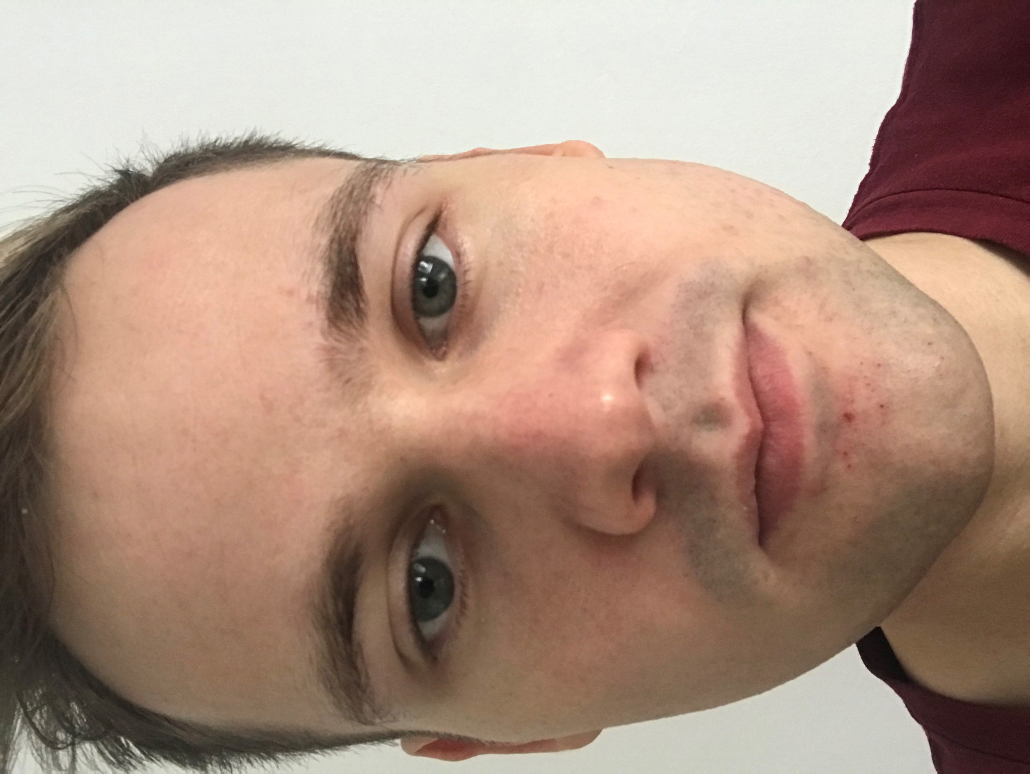
#> input picture TestData/0.jpg, 3088 x 2320 px (shown at 1/3 size); its folder holds only this picture in this run
$ jupyter execute Image_Modification.ipynb
#> lines starting #> are read from the running program, lines starting #| are printed output that depends on the picture
# Resizing picture

[cell 1]
from PIL import Image
import numpy as np

[cell 2]
width = 96
height = 96

basePath = "./TestData/"

[cell 3]
import os

def load_images_from_folder(path):
#> called with path = './TestData/'
    images = []
    for filename in os.listdir(path):
        img = Image.open(os.path.join(path,filename))
#> img is the input picture: PIL image 3088x2320 RGB; mean R, G, B 172.2, 143.5, 127.2
        if img is not None:
            images.append(img)
    return images


images = load_images_from_folder(basePath)
#> images = 1 item

[cell 4]
images = load_images_from_folder(basePath)


def transform_Pictures(images):
    resized_Pictures = []
    i = 0
    for image in images:
        new_image = image.resize((width, height))
        new_image = new_image.transpose(Image.ROTATE_90)
        new_image.save(basePath + str(i) + '_resized.jpg')
        i += 1
        resized_Pictures.append(new_image)
#> this loop made 1 pass
#> i on pass 1: 1
#> pass 1, in transform_Pictures, `new_image = image.resize((width, height))`:
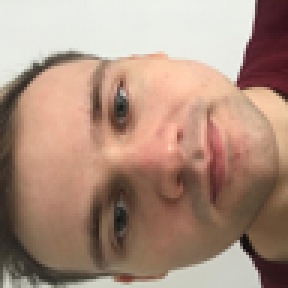
#> new_image: PIL image 96x96 RGB (shown 3 times larger); mean R, G, B 172.2, 143.5, 127.2
#> pass 1, in transform_Pictures, `new_image = new_image.transpose(Image.ROTATE_90)`:
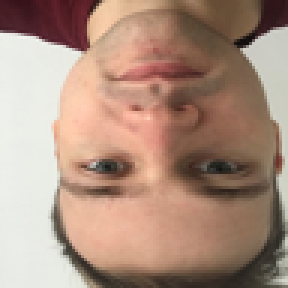
#> new_image: PIL image 96x96 RGB (shown 3 times larger); mean R, G, B 172.2, 143.5, 127.2
#> after the loop, i = 1; resized_Pictures = 1 item
    return resized_Pictures

[cell 5]
# Save the images after calculatung the avarage pixel color value

# Collecting pixels of picture

[cell 6]
def get_average_pixels(image):
    pixels = image.load()
    average_pixels = []

    for x in range(width):
        for y in range(height):
            pixel = pixels[x, y]
            sum = 0
            for val in pixel:
                sum +=val

            average_pixels.append(sum//len(pixel))

    return average_pixels

[cell 7]
images = load_images_from_folder(basePath)
resizedPictures = transform_Pictures(images)
#> resizedPictures = 1 item
avarage_pictures = []
counter = 0
for resizedPicture in resizedPictures:
    average_pixels = get_average_pixels(resizedPicture);
    avarage_pictures.append(average_pixels)
    print(average_pixels)
    avarage_pixels_array = np.array(average_pixels, dtype=np.uint8)
    avarage_pixels_array_formatted = np.reshape(avarage_pixels_array, (96, 96))
    avarage_image = Image.fromarray(avarage_pixels_array_formatted)
    avarage_image.save(basePath + str(counter) + '_avarage.png')
    counter += 1
#> this loop made 1 pass
#> (printed output is left out)
#> pass 1, `avarage_pixels_array_formatted = np.reshape(avarage_pixels_array, (96,..`:
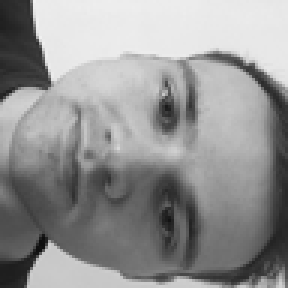
#> avarage_pixels_array_formatted: shape (96, 96) (shown 3 times larger); min 14, max 241, mean 147.3
#> after the loop, avarage_pictures = 1 item; counter = 1

# Writing into csv file

[cell 8]
import csv

header = ['ImageId' ,'Image']
rows = []
id = 0
for pixels in avarage_pictures:
    data = ""
    i = 0
    for pixel in pixels:
        data += str(pixel)
        if i != len(pixels) - 1:
             data += " "
        i += 1
    rows.append([id, data])
    print(data)
    id += 1
#> this loop made 1 pass
#> id on pass 1: 1
#> after the loop, id = 1; rows = 1 item


with open('./Dataset_original/test_4.csv', 'w', encoding='UTF8') as f:
    writer = csv.writer(f)

    # write the header
    writer.writerow(header)

    for row in rows:
        writer.writerow(row)
#> this loop made 1 pass

$ run again, on TestData/1resized.jpg
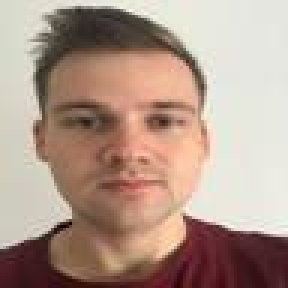
#> input picture TestData/1resized.jpg, 96 x 96 px (shown 3 times larger)
#> in load_images_from_folder, img is the input picture: PIL image 96x96 RGB; mean R, G, B 176.6, 152.4, 138.6
#> images = 1 item
#> the loop in transform_Pictures, `for image in images:` made 1 pass
#> i on pass 1: 1
#> pass 1, in transform_Pictures, `new_image = new_image.transpose(Image.ROTATE_90)`:
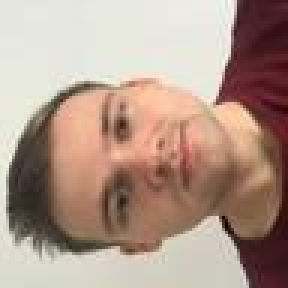
#> new_image: PIL image 96x96 RGB (shown 3 times larger); mean R, G, B 176.6, 152.4, 138.6
#> after the loop in transform_Pictures, `for image in images:`: i = 1; resized_Pictures = 1 item
#> the loop `for resizedPicture in resizedPictures:` made 1 pass
#> (printed output is left out)
#> pass 1, `avarage_pixels_array_formatted = np.reshape(avarage_pixels_array, (96,..`:
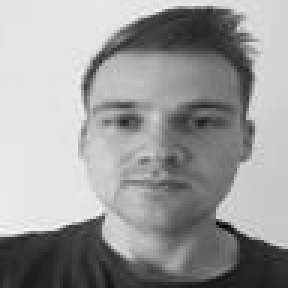
#> avarage_pixels_array_formatted: shape (96, 96) (shown 3 times larger); min 6, max 247, mean 155.5
#> after the loop `for resizedPicture in resizedPictures:`: counter = 1
#> the loop `for pixels in avarage_pictures:` made 1 pass
#> id on pass 1: 1
#> after the loop `for pixels in avarage_pictures:`: rows = 1 item
#> the loop `for row in rows:` made 1 pass

$ run again, on TestData/2.jpg
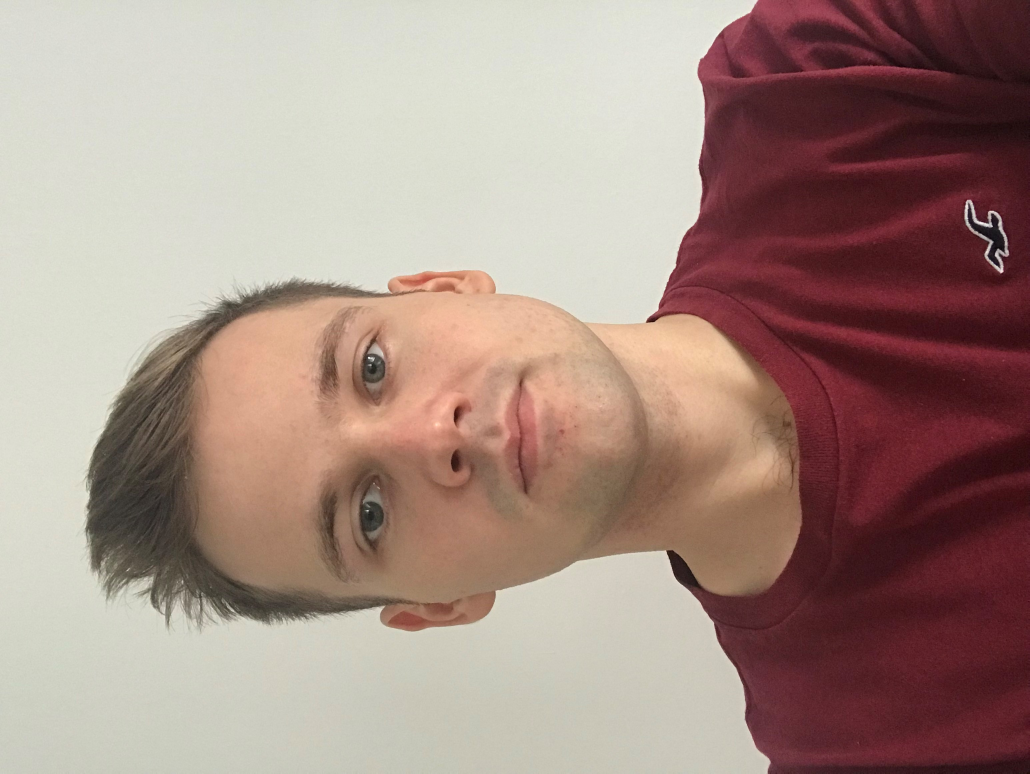
#> input picture TestData/2.jpg, 3088 x 2320 px (shown at 1/3 size)
#> in load_images_from_folder, img is the input picture: PIL image 3088x2320 RGB; mean R, G, B 166, 141.6, 132.3
#> images = 1 item
#> the loop in transform_Pictures, `for image in images:` made 1 pass
#> i on pass 1: 1
#> pass 1, in transform_Pictures, `new_image = new_image.transpose(Image.ROTATE_90)`:
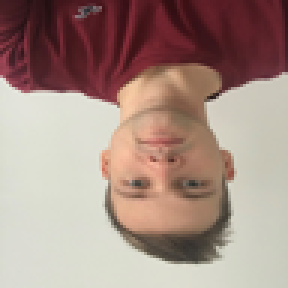
#> new_image: PIL image 96x96 RGB (shown 3 times larger); mean R, G, B 166, 141.6, 132.3
#> after the loop in transform_Pictures, `for image in images:`: i = 1; resized_Pictures = 1 item
#> the loop `for resizedPicture in resizedPictures:` made 1 pass
#> (printed output is left out)
#> pass 1, `avarage_pixels_array_formatted = np.reshape(avarage_pixels_array, (96,..`:
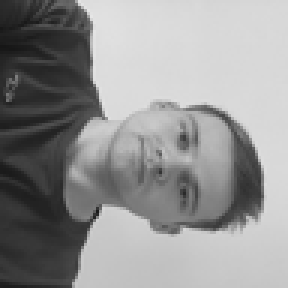
#> avarage_pixels_array_formatted: shape (96, 96) (shown 3 times larger); min 22, max 230, mean 146.3
#> after the loop `for resizedPicture in resizedPictures:`: counter = 1
#> the loop `for pixels in avarage_pictures:` made 1 pass
#> id on pass 1: 1
#> after the loop `for pixels in avarage_pictures:`: rows = 1 item
#> the loop `for row in rows:` made 1 pass

$ run again, on TestData/2resized.jpg
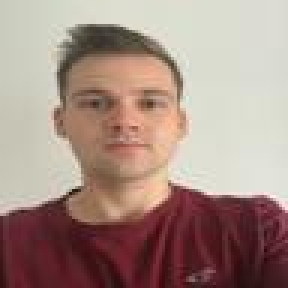
#> input picture TestData/2resized.jpg, 96 x 96 px (shown 3 times larger)
#> in load_images_from_folder, img is the input picture: PIL image 96x96 RGB; mean R, G, B 166.1, 141.5, 132
#> images = 1 item
#> the loop in transform_Pictures, `for image in images:` made 1 pass
#> i on pass 1: 1
#> pass 1, in transform_Pictures, `new_image = new_image.transpose(Image.ROTATE_90)`:
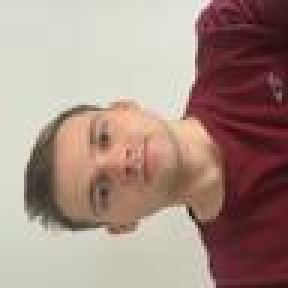
#> new_image: PIL image 96x96 RGB (shown 3 times larger); mean R, G, B 166.1, 141.5, 132
#> after the loop in transform_Pictures, `for image in images:`: i = 1; resized_Pictures = 1 item
#> the loop `for resizedPicture in resizedPictures:` made 1 pass
#> (printed output is left out)
#> pass 1, `avarage_pixels_array_formatted = np.reshape(avarage_pixels_array, (96,..`:
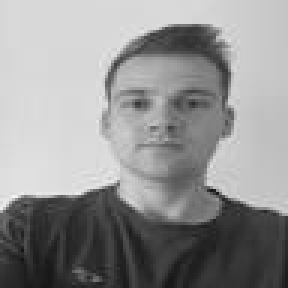
#> avarage_pixels_array_formatted: shape (96, 96) (shown 3 times larger); min 21, max 244, mean 146.2
#> after the loop `for resizedPicture in resizedPictures:`: counter = 1
#> the loop `for pixels in avarage_pictures:` made 1 pass
#> id on pass 1: 1
#> after the loop `for pixels in avarage_pictures:`: rows = 1 item
#> the loop `for row in rows:` made 1 pass

$ run again, on TestData/0resized.jpg
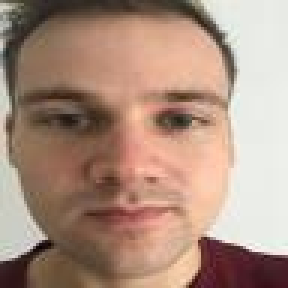
#> input picture TestData/0resized.jpg, 96 x 96 px (shown 3 times larger)
#> in load_images_from_folder, img is the input picture: PIL image 96x96 RGB; mean R, G, B 172.1, 143.6, 127.5
#> images = 1 item
#> the loop in transform_Pictures, `for image in images:` made 1 pass
#> i on pass 1: 1
#> pass 1, in transform_Pictures, `new_image = new_image.transpose(Image.ROTATE_90)`:
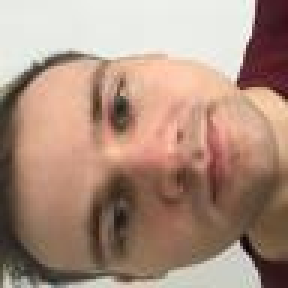
#> new_image: PIL image 96x96 RGB (shown 3 times larger); mean R, G, B 172.1, 143.6, 127.5
#> after the loop in transform_Pictures, `for image in images:`: i = 1; resized_Pictures = 1 item
#> the loop `for resizedPicture in resizedPictures:` made 1 pass
#> (printed output is left out)
#> pass 1, `avarage_pixels_array_formatted = np.reshape(avarage_pixels_array, (96,..`:
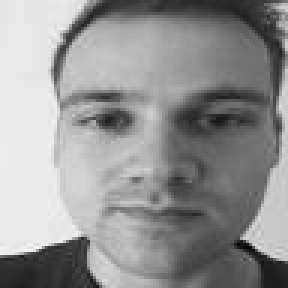
#> avarage_pixels_array_formatted: shape (96, 96) (shown 3 times larger); min 3, max 250, mean 147.3
#> after the loop `for resizedPicture in resizedPictures:`: counter = 1
#> the loop `for pixels in avarage_pictures:` made 1 pass
#> id on pass 1: 1
#> after the loop `for pixels in avarage_pictures:`: rows = 1 item
#> the loop `for row in rows:` made 1 pass
